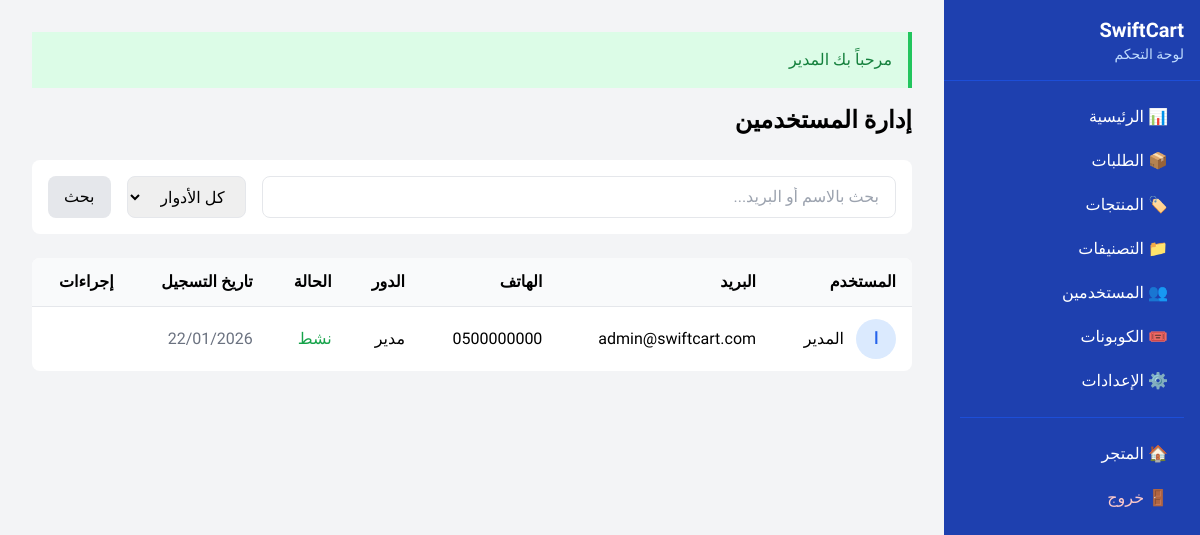
Page /admin/users (signed in) on the committed database.
### tables this page shows
CREATE TABLE IF NOT EXISTS `users` (
    `id` INT UNSIGNED AUTO_INCREMENT PRIMARY KEY,
    `name` VARCHAR(100) NOT NULL,
    `email` VARCHAR(255) NOT NULL UNIQUE,
    `phone` VARCHAR(20) NOT NULL,
    `password` VARCHAR(255) NOT NULL,
    `role` ENUM('user', 'vendor', 'admin') DEFAULT 'user',
    `avatar` VARCHAR(255) NULL,
    `is_active` TINYINT(1) DEFAULT 1,
    `email_verified_at` TIMESTAMP NULL,
    `remember_token` VARCHAR(100) NULL,
    `mfa_enabled` BOOLEAN DEFAULT FALSE,
    `mfa_secret` VARCHAR(32) DEFAULT NULL,
    `mfa_backup_codes` JSON DEFAULT NULL,
    `failed_login_attempts` INT DEFAULT 0,
    `account_locked_until` DATETIME DEFAULT NULL,
    `last_login_at` DATETIME DEFAULT NULL,
    `last_password_change` DATETIME DEFAULT CURRENT_TIMESTAMP,
    `created_at` TIMESTAMP DEFAULT CURRENT_TIMESTAMP,
    `updated_at` TIMESTAMP DEFAULT CURRENT_TIMESTAMP ON UPDATE CURRENT_TIMESTAMP,
    INDEX `idx_email` (`email`),
    INDEX `idx_phone` (`phone`),
    INDEX `idx_role` (`role`),
    INDEX `idx_active` (`is_active`)
);

### controllers/AdminController.php (called while the page is built, shortened)
<?php
require_once BASEPATH . '/models/User.php';
class AdminController extends Controller
{
    private User $userModel;
    public function __construct()
    {
        $this->userModel = new User();
    }
    public function users(): void
    {
        $params = $this->getQueryParams();
        $page = max(1, (int)($params['page'] ?? 1));
        $search = $params['search'] ?? '';
        $role = $params['role'] ?? null;
        $conditions = [];
        $result = $this->userModel->paginate($page, 20, $conditions);
        $this->view('admin/users', [
            'title' => 'إدارة المستخدمين',
            'users' => $result['data'],
            'total' => $result['total'],
            'page' => $page,
            'lastPage' => $result['last_page'],
            'search' => $search,
            'role' => $role
        ], 'admin');
    }
}

### index.php (called while the page is built, shortened)
<?php
require_once BASEPATH . '/config/database.php';
require_once BASEPATH . '/core/Controller.php';
require_once BASEPATH . '/core/View.php';
require_once BASEPATH . '/core/Router.php';
$router = new Router();
try {
    $router->dispatch();
} catch (Exception $e) {
    error_log('Application Error: ' . $e->getMessage() . ' in ' . $e->getFile() . ':' . $e->getLine());
    if (DEBUG_MODE) {
        echo '<div style="background:#fef2f2;border:1px solid #ef4444;padding:20px;margin:20px;border-radius:8px;font-family:Tajawal,sans-serif;direction:rtl;">';
        echo '<h2 style="color:#dc2626;margin:0 0 10px;">❌ خطأ في التطبيق</h2>';
        echo '<p><strong>الرسالة:</strong> ' . htmlspecialchars($e->getMessage()) . '</p>';
        echo '<p><strong>الملف:</strong> ' . htmlspecialchars($e->getFile()) . ':' . $e->getLine() . '</p>';
        echo '<pre style="background:#1f2937;color:#f3f4f6;padding:15px;border-radius:4px;overflow-x:auto;font-size:12px;">';
        echo htmlspecialchars($e->getTraceAsString());
        echo '</pre></div>';
    } else {
        http_response_code(500);
        require_once BASEPATH . '/views/errors/500.php';
    }
}

### models/User.php (called while the page is built, shortened)
<?php
require_once __DIR__ . '/../config/database.php';
class User {
    private string $table = 'users';
    private PDO $db;
    public function __construct() {
        $this->db = db();
    }
    public function getAll(int $page = 1, int $perPage = 20, array $filters = []): array {
        try {
            $where = ["1=1"];
            $params = [];
            $whereClause = implode(' AND ', $where);
            $countSql = "SELECT COUNT(*) FROM {$this->table} WHERE {$whereClause}";
            $countStmt = $this->db->prepare($countSql);
            $countStmt->execute($params);
            $total = (int)$countStmt->fetchColumn();
            $offset = ($page - 1) * $perPage;
            $sql = "SELECT id, name, email, phone, role, avatar, is_active, created_at, last_login_at
                    FROM {$this->table}
                    WHERE {$whereClause}
                    ORDER BY created_at DESC
                    LIMIT :limit OFFSET :offset";
            $stmt = $this->db->prepare($sql);
            $stmt->bindValue(':limit', $perPage, PDO::PARAM_INT);
            $stmt->bindValue(':offset', $offset, PDO::PARAM_INT);
            $stmt->execute();
            return [
                'users' => $stmt->fetchAll(),
                'total' => $total,
                'page' => $page,
                'per_page' => $perPage,
                'last_page' => (int)ceil($total / $perPage)
            ];
        } catch (PDOException $e) {
            return ['users' => [], 'total' => 0, 'page' => 1, 'per_page' => $perPage, 'last_page' => 1];
        }
    }
    public function paginate(int $page = 1, int $perPage = 20, array $conditions = []): array {
        $result = $this->getAll($page, $perPage, $conditions);
        return [
            'data' => $result['users'],
            'total' => $result['total'],
            'page' => $result['page'],
            'per_page' => $result['per_page'],
            'last_page' => $result['last_page']
        ];
    }
}

### config/database.php (called while the page is built, shortened)
<?php
class Database {
    private static ?Database $instance = null;
    private ?PDO $conn = null;
    private int $maxRetries = 3;
    private function connect(): void {
        $retries = 0;
        while ($retries < $this->maxRetries) {
            try {
                $dsn = sprintf(
                    "mysql:host=%s;dbname=%s;charset=%s",
                    DB_HOST,
                    DB_NAME,
                    DB_CHARSET
                );
                $options = [
                    PDO::ATTR_ERRMODE => PDO::ERRMODE_EXCEPTION,
                    PDO::ATTR_DEFAULT_FETCH_MODE => PDO::FETCH_ASSOC,
                    PDO::ATTR_EMULATE_PREPARES => false,
                    PDO::MYSQL_ATTR_INIT_COMMAND => "SET NAMES " . DB_CHARSET,
                    PDO::ATTR_PERSISTENT => false,
                ];
                $this->conn = new PDO($dsn, DB_USER, DB_PASS, $options);
                return;
            } catch (PDOException $e) {
                $retries++;
                if ($retries >= $this->maxRetries) {
                    if (defined('DEBUG_MODE') && DEBUG_MODE) {
                        http_response_code(500);
                        die(json_encode([
                            'success' => false,
                            'message' => 'خطأ في الاتصال بقاعدة البيانات',
                            'error' => $e->getMessage()
                        ], JSON_UNESCAPED_UNICODE));
                    } else {
                        error_log("Database connection failed: " . $e->getMessage());
                        http_response_code(500);
                        die(json_encode([
                            'success' => false,
                            'message' => 'خطأ في الخادم. يرجى المحاولة لاحقاً.'
                        ], JSON_UNESCAPED_UNICODE));
                    }
                }
                usleep(100000 * $retries);
            }
        }
    }
    public static function getInstance(): Database {
        if (self::$instance === null) {
            self::$instance = new self();
        }
        return self::$instance;
    }
    public function getConnection(): PDO {
        return $this->conn;
    }
}
function db(): PDO {
    return Database::getInstance()->getConnection();
}

### views/admin/users.php (the view, shortened to what this page needs)
<div class="flex justify-between items-center mb-6">
    <h1 class="text-2xl font-bold">إدارة المستخدمين</h1>
</div>
<div class="bg-white rounded-lg p-4 mb-6 flex flex-wrap gap-4">
    <form class="flex flex-1 gap-4">
        <input type="text" name="search" value="<?= htmlspecialchars($search) ?>" placeholder="بحث بالاسم أو البريد..."
               class="flex-1 px-4 py-2 border rounded-lg">
        <select name="role" class="px-4 py-2 border rounded-lg">
            <option value="">كل الأدوار</option>
        </select>
        <button type="submit" class="bg-gray-200 px-4 py-2 rounded-lg hover:bg-gray-300">بحث</button>
    </form>
</div>
<div class="bg-white rounded-lg overflow-hidden">
    <table class="w-full">
        <thead class="bg-gray-50">
            <tr>
                <th class="text-right px-4 py-3">المستخدم</th>
                <th class="text-right px-4 py-3">البريد</th>
                <th class="text-right px-4 py-3">الهاتف</th>
                <th class="text-right px-4 py-3">الدور</th>
                <th class="text-right px-4 py-3">الحالة</th>
                <th class="text-right px-4 py-3">تاريخ التسجيل</th>
                <th class="text-right px-4 py-3">إجراءات</th>
            </tr>
        </thead>
        <tbody>
            <?php
            $roleLabels = ['user' => 'مستخدم', 'vendor' => 'بائع', 'admin' => 'مدير'];
            foreach ($users as $user):
            ?>
            <tr class="border-t hover:bg-gray-50">
                <td class="px-4 py-3">
                    <div class="flex items-center gap-3">
                        <div class="w-10 h-10 bg-blue-100 rounded-full flex items-center justify-center text-blue-600 font-bold">
                            <?= mb_substr($user['name'], 0, 1) ?>
                        </div>
                        <span class="font-medium"><?= htmlspecialchars($user['name']) ?></span>
                    </div>
                </td>
                <td class="px-4 py-3"><?= htmlspecialchars($user['email']) ?></td>
                <td class="px-4 py-3"><?= htmlspecialchars($user['phone'] ?? '-') ?></td>
                <td class="px-4 py-3"><?= $roleLabels[$user['role']] ?? $user['role'] ?></td>
                <td class="px-4 py-3">
                    <?php if ($user['is_active']): ?>
                    <span class="text-green-600">نشط</span>
                    <?php else: ?>
                    <span class="text-red-600">معطل</span>
                    <?php endif; ?>
                </td>
                <td class="px-4 py-3 text-gray-500"><?= date('d/m/Y', strtotime($user['created_at'])) ?></td>
                <td class="px-4 py-3">
                </td>
            </tr>
            <?php endforeach; ?>
        </tbody>
    </table>
</div>

### core/Router.php (shortened to what this page needs)
<?php
class Router
{
    private array $routes = [];
    private string $prefix = '';
    private array $middleware = [];
    public function group(string $prefix, callable $callback, array $middleware = []): self
    {
        $previousPrefix = $this->prefix;
        $previousMiddleware = $this->middleware;
        $this->prefix = $previousPrefix . $prefix;
        $this->middleware = array_merge($previousMiddleware, $middleware);
        $this->prefix = $previousPrefix;
        $this->middleware = $previousMiddleware;
        return $this;
    }
    private function addRoute(string $method, string $path, string $handler, array $middleware = []): void
    {
        $fullPath = $this->prefix . $path;
        $allMiddleware = array_merge($this->middleware, $middleware);
        $this->routes[] = [
            'method' => $method,
            'path' => $fullPath,
            'handler' => $handler,
            'middleware' => $allMiddleware,
            'pattern' => $this->pathToPattern($fullPath)
        ];
    }
    private function pathToPattern(string $path): string
    {
        $pattern = preg_replace('/\{([a-zA-Z_]+)\}/', '(?P<$1>[^/]+)', $path);
        return '#^' . $pattern . '$#';
    }
    public function dispatch(): void
    {
        $method = $_SERVER['REQUEST_METHOD'];
        $uri = $this->getUri();
        foreach ($this->routes as $route) {
            if ($route['method'] !== $method) {
                continue;
            }
            if (preg_match($route['pattern'], $uri, $matches)) {
                $params = array_filter($matches, 'is_string', ARRAY_FILTER_USE_KEY);
                $this->runHandler($route['handler'], $params);
                return;
            }
        }
    }
    private function getUri(): string
    {
        $uri = $_SERVER['REQUEST_URI'] ?? '/';
        $uri = parse_url($uri, PHP_URL_PATH);
        $basePath = rtrim(BASE_URL, '/');
        if (!empty($basePath) && strpos($uri, $basePath) === 0) {
            $uri = substr($uri, strlen($basePath));
        }
        return $uri ?: '/';
    }
    private function runHandler(string $handler, array $params = []): void
    {
        [$controllerName, $method] = explode('@', $handler);
        $controller = new $controllerName();
        call_user_func_array([$controller, $method], $params);
    }
}

### views/layouts/admin.php (style rules this page uses)
body { font-family: 'Tajawal', sans-serif; }

### rows in the picture
users: name "ا", name "المدير", email "admin@swiftcart.com", phone "0500000000", role "مدير", is_active "نشط", created_at "22/01/2026"
